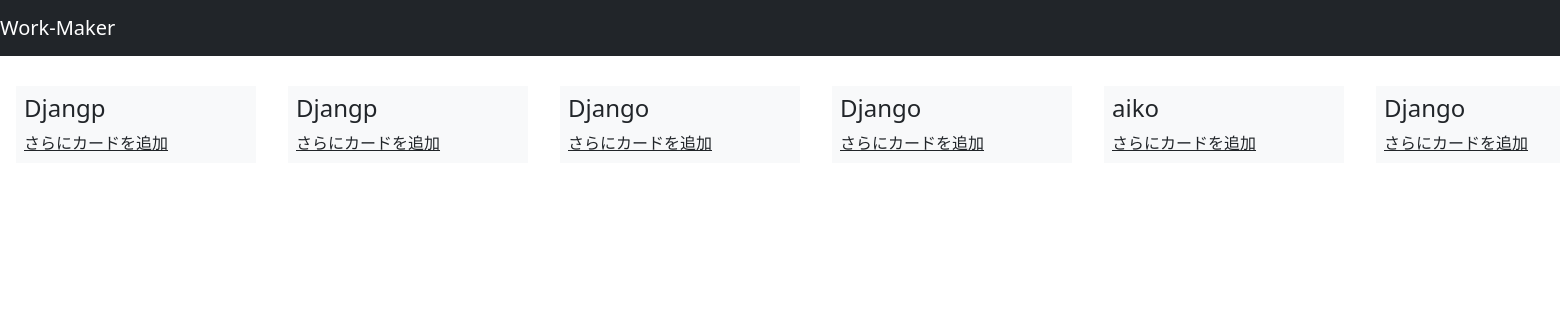
/home/ (signed in), run on an earlier commit of the app's database.
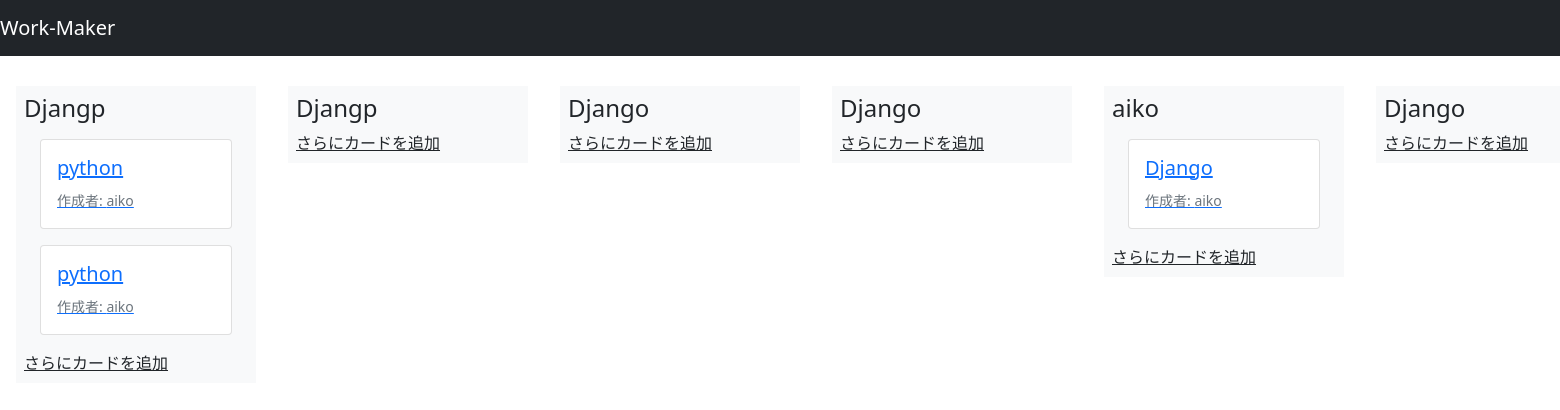
And on a later commit of the database.
### app/models.py (models this page shows, shortened)
class List(models.Model):
    title = models.CharField(max_length=200)
    user = models.ForeignKey(User, on_delete=models.CASCADE)

class Card(models.Model):
    title =models.CharField(max_length=200)
    description = models.TextField()
    user = models.ForeignKey(User, on_delete=models.CASCADE)
    list = models.ForeignKey(List, on_delete=models.CASCADE)

### app/views.py (the view)
# urls.py: path("home/", views.HomeView.as_view(), name="home"),
class HomeView(LoginRequiredMixin, ListView):
    model = List
    template_name = "app/home.html"

### app/templates/app/home.html (shortened to what this page needs)
{% extends "app/base.html" %}
{% block content %}
<div class="container-fluid home">
  <div class="row flex-nowrap">
    {% for list in list_list %}
    <div class="bg-light m-3 p-2 list">
      <h4>{{ list.title }}
      </h4>
      {% for card in list.card_set.all %}
      <a href="{% url 'app:cards_detail' card.pk %}" class="card m-3">
        <div class="card-body">
          <h5 class="card-title">{{ card.title }}</h5>
          <footer>
            <small class="text-muted">作成者: {{ card.user.username }}</small>
          </footer>
        </div>
      </a>
      {% endfor %}
      <a href="{% url 'app:cards_create_from_home' list.pk %}" class="text-dark">さらにカードを追加</a>
    </div>
    {% endfor %}
  </div>
</div>
{% endblock %}

What changed in the data, as far as the page shows it:
added Card: title "python", user.username "aiko", shown under List (number 1 of 6 on the later page)
added Card: title "python", user.username "aiko", shown under List (number 1 of 6 on the later page)
added Card: title "Django", user.username "aiko", shown under List "aiko"
